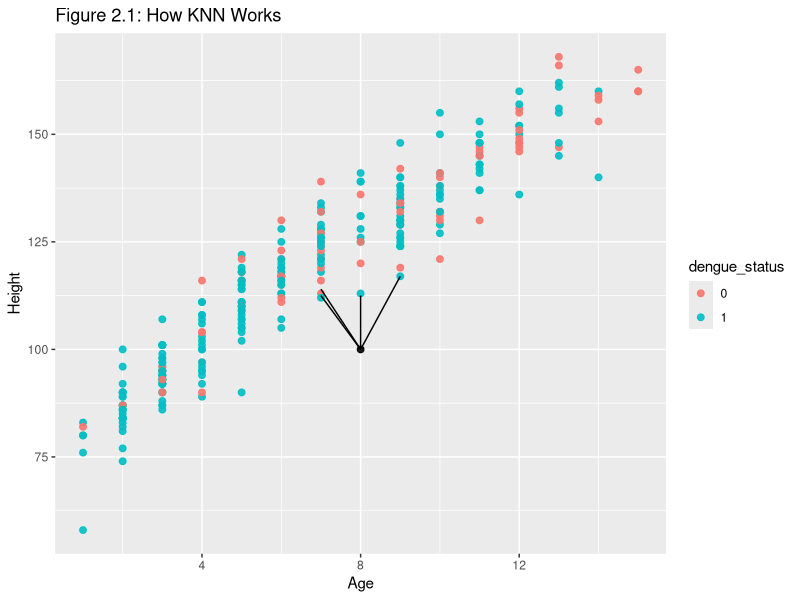
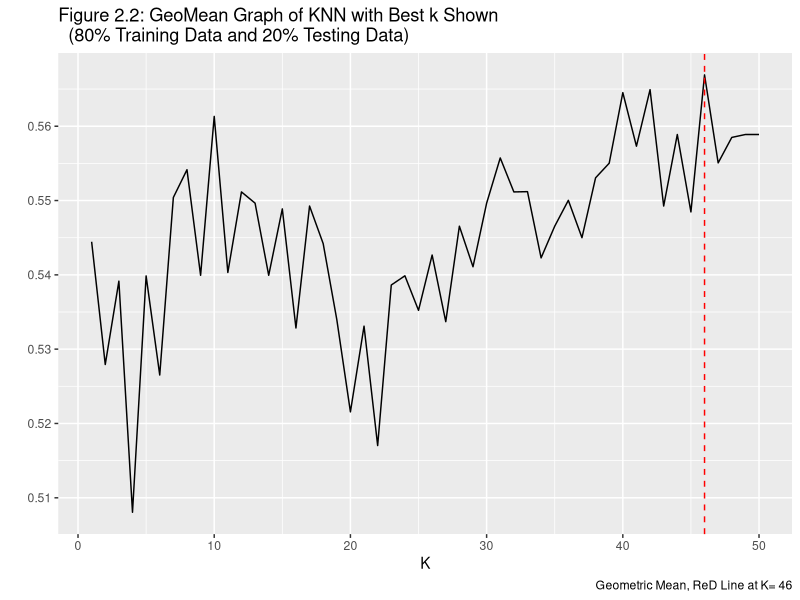
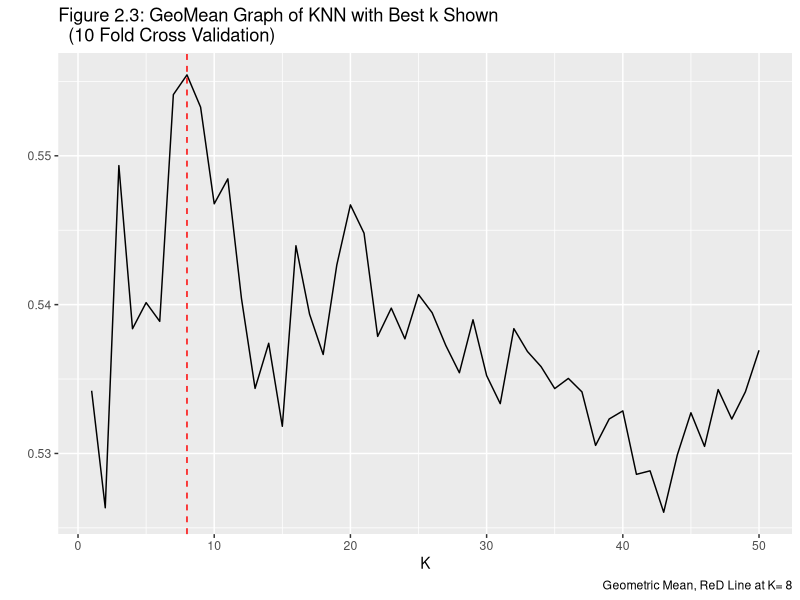
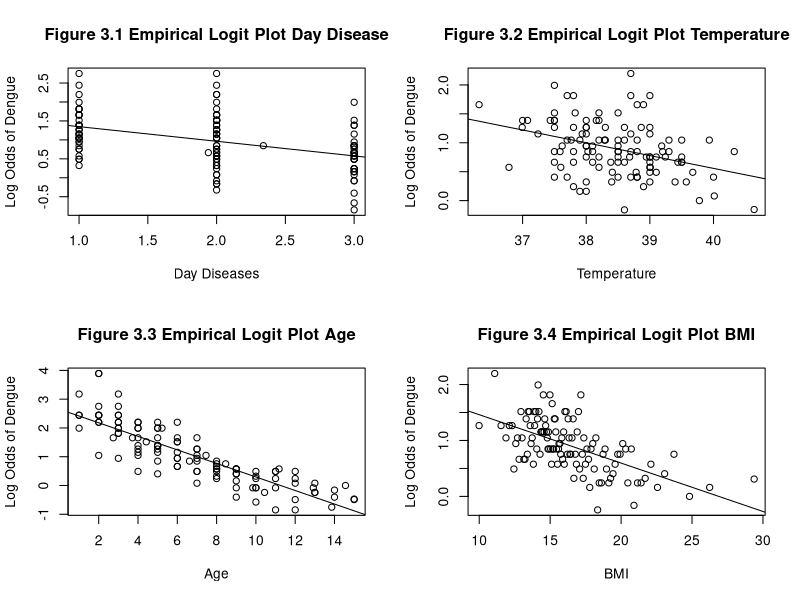
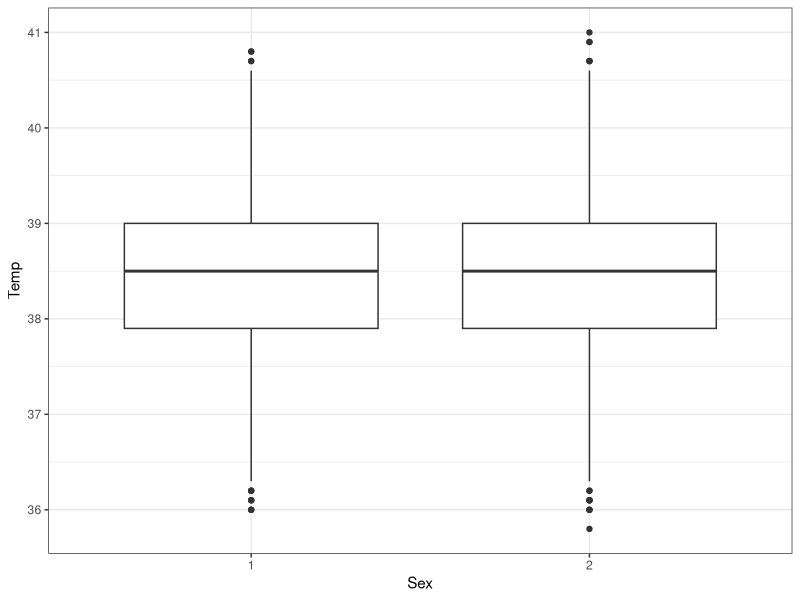
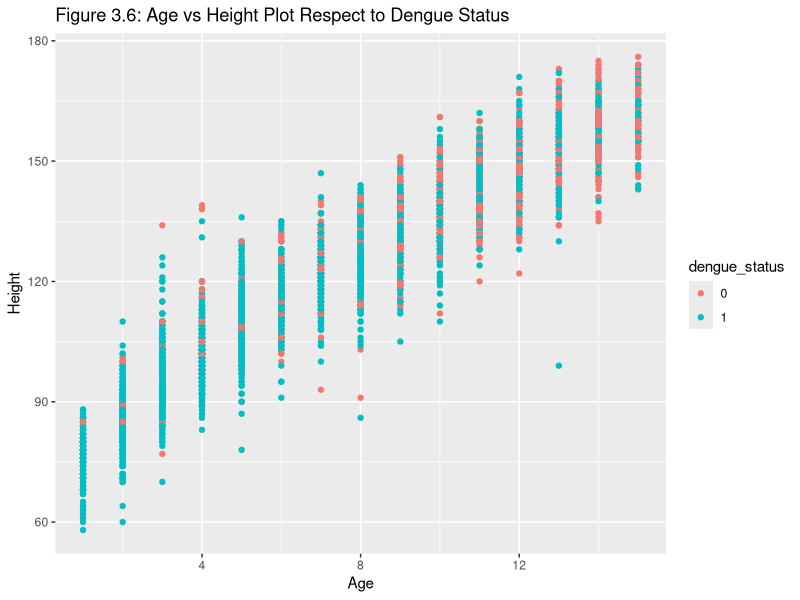

Write the R code that produced these figures, in order.
## ---- chunk 1
#Load all required packages
library(ggplot2)
library(broom)
library(gridExtra)
library(dplyr)
library(class)
library(tidyverse)
library(gridExtra)
## ---- chunk 2
knitr::opts_chunk$set(echo = TRUE)
## ---- chunk 3
#Load dengue data
dengue<-read.csv("dengueData.csv")
## ---- chunk 4
#Checking if NA exists in data set
knitr::kable(sum(is.na(dengue)),col.names = "Missing Value")
## ---- chunk 5
#Take a look on data type and what the data looks like
glimpse(dengue)
## ---- chunk 6
#Create a data set for demo
knnDemo<-data.frame("dengue_status"= dengue$Y,"Age"= dengue$Age, "Height"= dengue$Height)
## ---- chunk 7
numb<-nrow(knnDemo)
#Set a seed for sampling
set.seed(363663)
#Subset a small portion of the full data set for demonstration purpose 
DemoSubsetRow<-sample(1:numb,numb*0.05,replace = FALSE)
SetForDemo<-knnDemo[DemoSubsetRow,]  
## ---- chunk 8
example_data<-data.frame("Age"= rep(NA,1),"Height"=rep(NA,1))
example_data$Age[1]<-8
example_data$Height[1]<-100

SetForDemo<-SetForDemo%>%
  mutate(dengue_status=as.character(dengue_status))
#demoTest<-example_data%>%
 # mutate(dengue_status_test=as.character(dengue_status))
ggplot()+
  geom_point(data = SetForDemo,aes(x=Age,y=Height,col=dengue_status),size=2,alpha=0.9,shape=19)+
  geom_point(data =example_data,aes(x=Age,y=Height),size=2,alpha=0.9,shape=19)+
  geom_segment(aes(x=8,xend=8,
                   y=100,yend=112.5))+
  geom_segment(aes(x=8,xend=7,
                   y=100,yend=112.5))+
  geom_segment(aes(x=8,xend=7,
                   y=100,yend=114))+
  geom_segment(aes(x=8,xend=9,
                   y=100,yend=117))+
  
  ggtitle("Figure 2.1: How KNN Works")
  
  
## ---- chunk 9
knnActual<-dengue
## ---- chunk 10
q<-nrow(knnActual)
#Set a seed for sampling
set.seed(363663)
manually_select<-sample(1:q,q*0.8,replace = "FALSE")
manual_train<-dengue[manually_select,]
manual_test<-dengue[-manually_select,]
storage8020<-data.frame("Predictions" = rep(NA,1146))
#Find rows with positive and negative result
    true1_split<-which(manual_test$Y == 1)
    true0_split<-which(manual_test$Y == 0)
    
#Compute the amount of rows corresponding to each result
    ntrue1_split<-length(true1_split)
    ntrue0_split<-length(true0_split)
    
storage_split<-data.frame("K"= rep(NA,50),"GeoMean"= rep(NA,50))

for(t in 1:50){
  storage_split$K[t]<-t
  k_preds_split<-knn(manual_train[,c(2,3,8,9)],manual_test[,c(2,3,8,9)],k=t,cl=manual_train$Y)
  storage8020$Predictions<-as.numeric(as.character(k_preds_split))
  
  sensitivity_split<-sum(k_preds_split[true1_split] == 1)/ntrue1_split

  specificity_split<-sum(k_preds_split[true0_split] == 0)/ntrue0_split
  storage_split$GeoMean[t]<-sqrt(sensitivity_split*specificity_split)

  

}
  
## ---- chunk 11
#Create plot to find the best k for KNN 
knnSplit<-ggplot(storage_split,aes(K,GeoMean))+
  geom_line()+
  labs(caption = paste("Geometric Mean, ReD Line at K=", which.max(storage_split$GeoMean)),title = "Figure 2.2: GeoMean Graph of KNN with Best k Shown
  (80% Training Data and 20% Testing Data)",y = " ")+
  geom_vline(xintercept = which.max(storage_split$GeoMean),lty = 2,col="red")
knnSplit
## ---- chunk 12
knitr::kable(table(storage8020$Predictions, manual_test$Y), caption= "Table 1: Confusion Matrix of Dengue Status Prediction(80% Training & 20% Testing ) ", col = c("Not Dengue", "Dengue"))
## ---- chunk 13
n<-nrow(knnActual)
nk<-50
storage<-data.frame("K"=rep(NA,nk),
                    "Sensitivity" = rep(NA,nk),
                    "Specificity" = rep(NA,nk),
                    "GeoMean" = rep(NA,nk))

#Set a seed for sampling and create a pool and set fold for K fold CV
set.seed(363663)
pool<-rep(1:10,573)

fold<-sample(pool,5726,replace = FALSE)

#Outer loop for increment k 
for(k in 1:nk){
  storage$K[k]<-k
  
  storage_inner<-data.frame("YHat" = rep(NA,n))
  #Inner loop for 10 fold CV
  for(i in 1:10){
    #Find data in each fold
    infold<-which(fold == i)
    
    #Create training and testing sets
    Train_Dengue<-knnActual[-infold,]
    Test_Dengue<-knnActual[infold,]
   (set.seed(363))
    #Run Knn
    k_preds<-knn(Train_Dengue[,c(2,3,8,9)],Test_Dengue[,c(2,3,8,9)],k=k,cl=Train_Dengue$Y)
    
    #store predicted result from each fold to storage_inner and obtain predictions to     the full data set 
    storage_inner$YHat[infold]<-as.numeric(as.character(k_preds))
  }
    #Find rows with positive and negative result
    true1K<-which(dengue$Y == 1)
    true0K<-which(dengue$Y == 0)
    
    #Compute the amount of rows corresponding to each result
    ntrue1K<-length(true1K)
    ntrue0K<-length(true0K)
    #Compute sensitivity and specificity, as well as GeoMetric Mean for determining the best value for k
    sensitivity<-sum(storage_inner$YHat[true1K] == 1)/ntrue1K
    storage$Sensitivity[k]<-sensitivity
    specificity<-sum(storage_inner$YHat[true0K] == 0)/ntrue0K
    storage$Specificity[k]<-specificity
    storage$GeoMean[k]<-sqrt(sensitivity*specificity)
    
    if(k==8){
      YHatOut <- storage_inner$YHat
    }
   
}

## ---- chunk 14
#Create plot to find the best k for KNN 
knnActualPlot<-ggplot(storage,aes(K,GeoMean))+
  geom_line()+
  labs(caption = paste("Geometric Mean, ReD Line at K=", which.max(storage$GeoMean)),title = "Figure 2.3: GeoMean Graph of KNN with Best k Shown
  (10 Fold Cross Validation)",y = " ")+
  geom_vline(xintercept = which.max(storage$GeoMean),lty = 2,col="red")
#Show Plot
knnActualPlot
## ---- chunk 15
knitr::kable(table(YHatOut, dengue$Y), caption= "Table 2: Confusion Matrix of Predicting Dengue Status (10 Fold CV & KNN with K = 8)  ", col = c("Not Dengue", "Dengue"))  
## ---- chunk 16
#Load function for empirical logit plot
emplogitPlot <- function(x, y, binsize = NULL, ci = FALSE, probit = FALSE,
prob = FALSE, main = NULL, xlab = "", ylab = "", lowess.in = FALSE){
  
  if(class(y) =="character"){
   y <- as.numeric(as.factor(y))-1
   }
  
  if (length(x) != length(y))
    stop("x and y lengths differ")
  if (any(y < 0 | y > 1))
    stop("y not between 0 and 1")
  if (length(x) < 100 & is.null(binsize))
    stop("Less than 100 observations: specify binsize manually")
  
  if (is.null(binsize)) binsize = min(round(length(x)/10), 50)
  
  if (probit){
    link = qnorm
    if (is.null(main)) main = "Empirical probits"
  } else {
    link = function(x) log(x/(1-x))
    if (is.null(main)) main = "Empirical logits"
  }
  
  sort = order(x)
  x = x[sort]
  y = y[sort]
  a = seq(1, length(x), by=binsize)
  b = c(a[-1] - 1, length(x))
  
  prob = xmean = ns = rep(0, length(a)) # ns is for CIs
  for (i in 1:length(a)){
    range = (a[i]):(b[i])
    prob[i] = mean(y[range])
    xmean[i] = mean(x[range])
    ns[i] = b[i] - a[i] + 1 # for CI 
  }
  
  extreme = (prob == 1 | prob == 0)
  prob[prob == 0] = min(prob[!extreme])
  prob[prob == 1] = max(prob[!extreme])
  
  g = link(prob) # logits (or probits if probit == TRUE)
  
  linear.fit = lm(g[!extreme] ~ xmean[!extreme])
  b0 = linear.fit$coef[1]
  b1 = linear.fit$coef[2]
  
  loess.fit = loess(g[!extreme] ~ xmean[!extreme])
  
  plot(xmean, g, main=main, xlab=xlab, ylab=ylab)
  abline(b0,b1)
  if(lowess.in ==TRUE){
  lines(loess.fit$x, loess.fit$fitted, lwd=2, lty=2)
  }
}
## ---- chunk 17
#Create a data set dedicated for checking condition and EDA
dengueForCheck<-knnActual
## ---- chunk 18
#Display 4 graphs together
op<-par(mfrow=c(2,2))

#Checking linear relationship between log odds that Y=1 and four numeric Xi
logit_DayDisease<-emplogitPlot(x=dengueForCheck$DayDisease,y=dengueForCheck$Y,xlab = "Day Diseases",ylab = "Log Odds of Dengue",main = "Figure 3.1 Empirical Logit Plot Day Disease")

logit_Temp<-emplogitPlot(x=dengueForCheck$Temp,y=dengueForCheck$Y,xlab = "Temperature",ylab = "Log Odds of Dengue",main = "Figure 3.2 Empirical Logit Plot Temperature")

logit_Age<-emplogitPlot(x=dengueForCheck$Age,y=dengueForCheck$Y,xlab = "Age",ylab = "Log Odds of Dengue",main = "Figure 3.3 Empirical Logit Plot Age")

logit_BMI<-emplogitPlot(x=dengueForCheck$BMI,y=dengueForCheck$Y,xlab = "BMI",ylab = "Log Odds of Dengue",main = "Figure 3.4 Empirical Logit Plot BMI")

## ---- chunk 19
#Convert sex from a numeric feature to categorical
dengueForCheck$Sex=as.factor(dengueForCheck$Sex)
BoxDengue<-ggplot(data=dengueForCheck,aes(x=Sex,y=Temp,fill=Temp))+
  theme_bw()+
  geom_boxplot()
BoxDengue
## ---- chunk 20
knnActual%>%
  mutate(dengue_status=as.factor(Y))%>%
  ggplot(aes(x=Age,y=Height,color=dengue_status))+
  geom_point()+
  ggtitle("Figure 3.6: Age vs Height Plot Respect to Dengue Status")
## ---- chunk 21
#Checking correlations between variable to determine multicolinearity
correlation<-cor(dengueForCheck[,c(2,8:11)])
correlation_tr<-round(correlation,3)
knitr::kable((correlation_tr),caption = "Correlation Matrix of Numeric Features")
## ---- chunk 22
#Set seed for sampling
set.seed(363663)
n<-nrow(knnActual)
storage_logistic<-data.frame("Predicted" = rep(NA,5726))

#Creating pools and set fold for K fold CV
logisticpool<-rep(1:10,573)

#Sampling for the pool, assign rows with fold number 
logisticfold<-sample(logisticpool,5726,replace = FALSE)

#Subset a data set for training logistic model
logisticTotal<-knnActual[,c(1,2,4,8,9,11,12,13,14,15)]

#Create for loop to train the model 
for(i in 1:10){
  inlogistic<-which(logisticfold==i)
  logisticTrain<-logisticTotal[-inlogistic,]
  logisticTest<-logisticTotal[inlogistic,]
  
  modelTrained<-glm(data=logisticTrain,family = binomial,Y~Sex+Vomiting+Temp+Age*Weight+BMI+Rash+Age+Weight)
  probabilities<-predict(modelTrained,newdata=logisticTest)
  predicted.Y<-ifelse(probabilities>0.5,"1","0")
  storage_logistic$Predicted[inlogistic]<-as.numeric(as.character(predicted.Y))
  
}

modelTotal<-glm(data=dengue,family = binomial,Y~Sex+Vomiting+Temp+Age*Weight+BMI+Rash+Age+Weight)
modelTotal


## ---- chunk 23
knitr::kable(table(storage_logistic$Predicted, dengue$Y), caption= "Table 3: Confusion Matrix of Predicting Dengue Status (Logistic Regerssion & 10 Fold cv)  ", col = c("Not Dengue", "Dengue"))  
